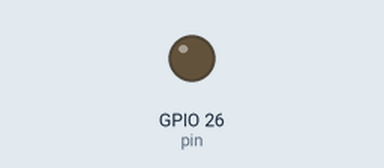
This program was run on a simulated Raspberry Pi (BCM pin numbers). Parts: output pins drawn as LEDs (lit = HIGH).

Above: at 0.05 s.
At 2.3 s:
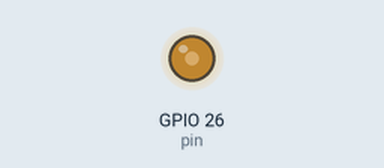
At 4.6 s:
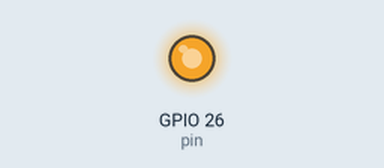
At 9.15 s:
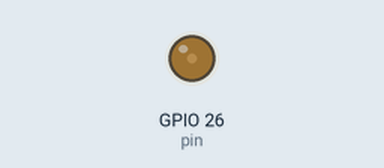
Timing chart, 0 to 13.1 s (numbered marks = the images above):
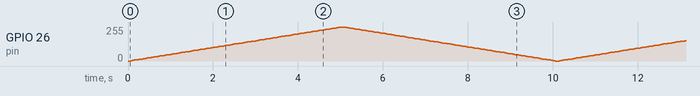

The program:

12pwm_led_fade.py
```python
import RPi.GPIO as GPIO
import time

try:
    pin = 26
    GPIO.setmode(GPIO.BCM)
    GPIO.setup(pin, GPIO.OUT)

    pwm = GPIO.PWM(pin, 100)
    pwm.start(0)

    while True:
        for i in range(0, 101):
            pwm.ChangeDutyCycle(i)
            time.sleep(0.05)
        for i in range(100, -1, -1):
            pwm.ChangeDutyCycle(i)
            time.sleep(0.05)
finally:
    pwm.stop()
    GPIO.cleanup()
```
